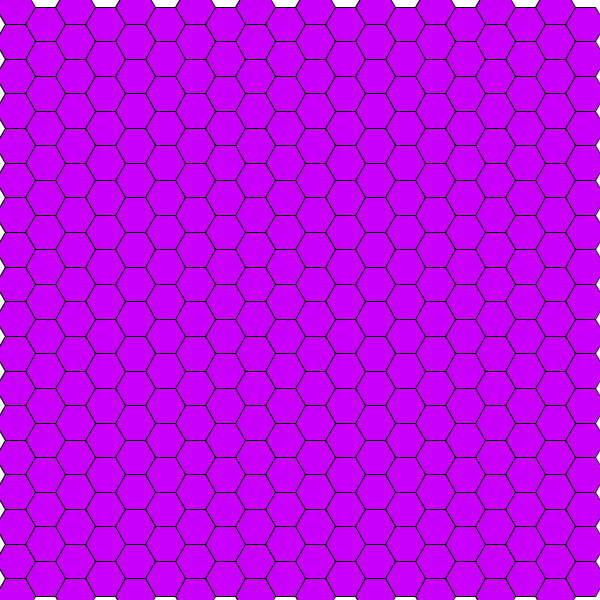
Frame 1 (no input)
Frame 60 (the mouse pressed at the canvas centre just before this capture): identical to frame 1, image omitted
Frame 120 (the mouse held since frame 60 and released just before this capture): identical to frame 1, image omitted

The Processing sketch that drew this single still picture (run headless with seeded random() and noise(); from frame 60 on, the mouse is pressed at the canvas centre):

// Processing sketch: hexCells
// ── hexCells.pde
Hex[][] hex;

float _w = 20;
float _h = sin(radians(60)) * _w;
int columns, rows;

void setup() {
  size(600, 600);
  
  columns = width/int(_w*3);
  rows = height/int(_h);
  hex = new Hex[columns][rows];
  for (int i = 0; i < columns; i++) {
     for (int j = 0; j < rows; j++) {
       if (j % 2 == 0) hex[i][j] = new Hex(i * _w * 3, j * _h, _w);
       else hex[i][j] = new Hex(i*_w*3+_w+_w/2, j*_h, _w);
     }
  }
}


void draw() {
  background(255);
  for (int i = 0; i < columns; i++) {
    for (int j = 0; j < rows; j++) {
      hex[i][j].display();
      
    }
  }
}


class Hex {
  float x, y, r;
  float xoff, yoff;

  Hex(float x_, float y_, float r_) {
    x = x_;
    y = y_;
    r = r_;
    xoff = r_/2;
    yoff = sin(radians(60)) * r_;

  }
  void display() {
    //print(x, y, r);
    fill(200, 0, 250);
    stroke(0);
    pushMatrix();
    translate(x - r/4, y - r/2);
    beginShape();
    vertex(0, yoff);
    vertex(xoff, 0);
    vertex(xoff+r, 0);
    vertex(2*r, yoff);
    vertex(xoff+r, 2*yoff);
    vertex(xoff, 2*yoff);
    vertex(0, yoff);
    endShape();
    
    popMatrix();
  }
}
